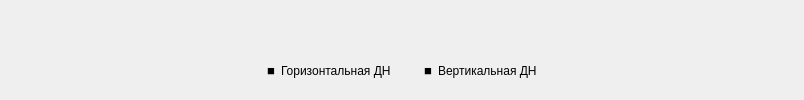
      <widget class="QWidget" name="tab_Decart">
       <attribute name="title">
        <string>Горизонтальный</string>
       </attribute>
       <layout class="QGridLayout" name="gridLayout_4">
        <item row="0" column="0" colspan="7">
         <widget class="QwtPlot" name="PlotDec">
          <property name="contextMenuPolicy">
           <enum>Qt::CustomContextMenu</enum>
          </property>
         </widget>
        </item>
        <item row="1" column="0">
         <spacer name="horizontalSpacer_5">
          <property name="orientation">
           <enum>Qt::Horizontal</enum>
          </property>
          <property name="sizeHint" stdset="0">
           <size>
            <width>250</width>
            <height>20</height>
           </size>
          </property>
         </spacer>
        </item>
        <item row="1" column="1">
         <widget class="QLabel" name="labelDec_ColorHorizDN_Box">
          <property name="text">
           <string>&lt;html&gt;&lt;head/&gt;&lt;body&gt;&lt;p&gt;&lt;span style=&quot; font-size:10pt;&quot;&gt;■&lt;/span&gt;&lt;/p&gt;&lt;/body&gt;&lt;/html&gt;</string>
          </property>
         </widget>
        </item>
        <item row="1" column="2">
         <widget class="QLabel" name="labelDec_ColorHorizDN_Text">
          <property name="text">
           <string>&lt;html&gt;&lt;head/&gt;&lt;body&gt;&lt;p&gt;Горизонтальная ДН&lt;/p&gt;&lt;/body&gt;&lt;/html&gt;</string>
          </property>
         </widget>
        </item>
        <item row="1" column="3">
         <spacer name="horizontalSpacer_6">
          <property name="orientation">
           <enum>Qt::Horizontal</enum>
          </property>
          <property name="sizeType">
           <enum>QSizePolicy::Maximum</enum>
          </property>
          <property name="sizeHint" stdset="0">
           <size>
            <width>21</width>
            <height>20</height>
           </size>
          </property>
         </spacer>
        </item>
        <item row="1" column="4">
         <widget class="QLabel" name="labelDec_ColorVertDN_Box">
          <property name="text">
           <string>&lt;html&gt;&lt;head/&gt;&lt;body&gt;&lt;p&gt;&lt;span style=&quot; font-size:10pt;&quot;&gt;■&lt;/span&gt;&lt;/p&gt;&lt;/body&gt;&lt;/html&gt;</string>
          </property>
         </widget>
        </item>
        <item row="1" column="5">
         <widget class="QLabel" name="labelDec_ColorVertDN_Text">
          <property name="text">
           <string>&lt;html&gt;&lt;head/&gt;&lt;body&gt;&lt;p&gt;Вертикальная ДН&lt;/p&gt;&lt;/body&gt;&lt;/html&gt;</string>
          </property>
         </widget>
        </item>
        <item row="1" column="6">
         <spacer name="horizontalSpacer_7">
          <property name="orientation">
           <enum>Qt::Horizontal</enum>
          </property>
          <property name="sizeHint" stdset="0">
           <size>
            <width>250</width>
            <height>20</height>
           </size>
          </property>
         </spacer>
        </item>
       </layout>
      </widget>
